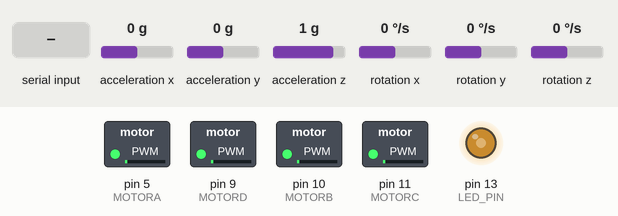
Bench run of a sketch on a simulated Arduino Uno, built with avr-gcc and run on an emulated ATmega328P. Shown: switched loads named in the sketch (green lamp = pin HIGH), output pins drawn as LEDs (lit = HIGH). Inputs (shaded band) come from the test bench; at power-on: acceleration x 0 g, acceleration y 0 g, acceleration z 1 g, rotation x 0 °/s, rotation y 0 °/s, rotation z 0 °/s. What the sketch prints to the serial monitor is not drawn.

Above: at 1.23 s.
1.3 s: acceleration x set to -1.4 g
At 4.18 s:
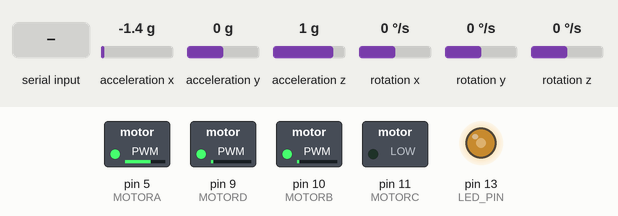
4.3 s: "x90\n" received over Serial
At 4.47 s:
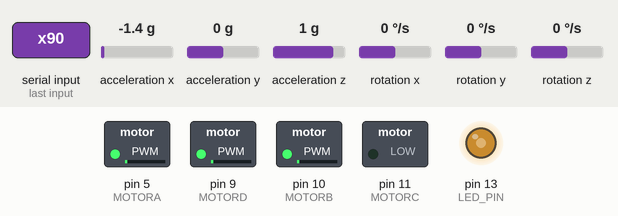
7.3 s: acceleration y set to -1.4 g
At 7.96 s:
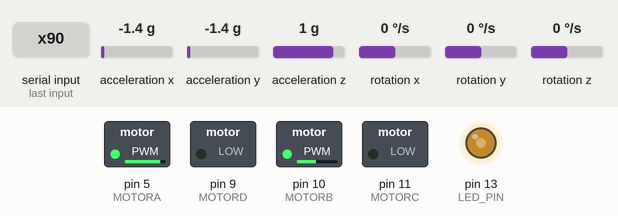
10.3 s: acceleration z set to 0 g
At 10.43 s:
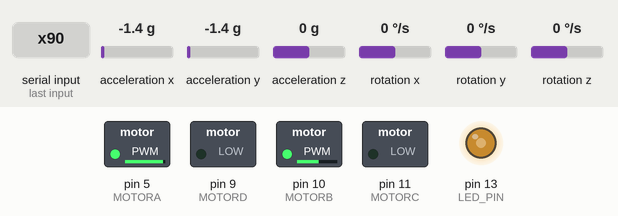
13.3 s: "x,45\n" received over Serial
At 15.22 s:
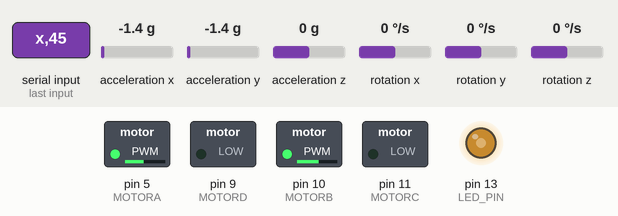
16.3 s: acceleration x set to 0 g
At 18.3 s:
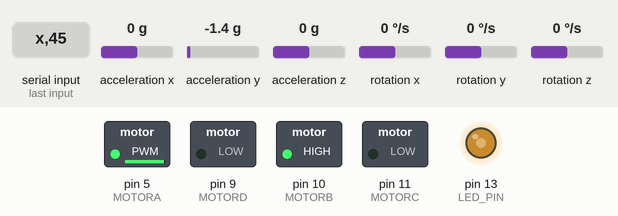
Timing chart, 0 to 20.3 s (numbered marks = the images above; inputs shaded):
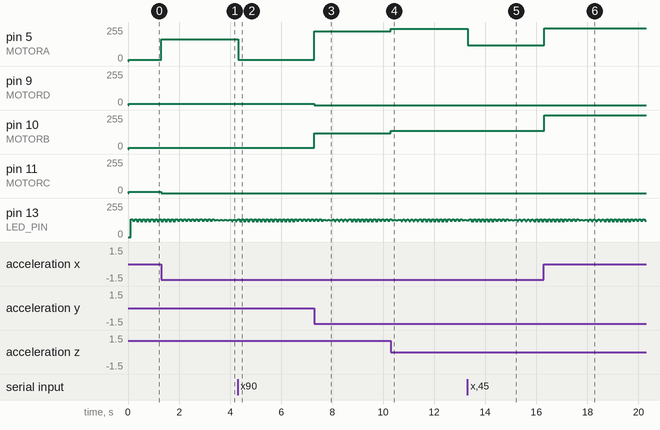

The sketch:

arduino_quad.ino
```cpp
// (licence header left out)
// I2Cdev and MPU6050 must be installed as libraries, or else the .cpp/.h files
// for both classes must be in the include path of your project
#include "I2Cdev.h"
#include "MPU6050.h"

// and, math too
#include "math.h"

// Arduino Wire library is required if I2Cdev I2CDEV_ARDUINO_WIRE implementation
// is used in I2Cdev.h
#if I2CDEV_IMPLEMENTATION == I2CDEV_ARDUINO_WIRE
    #include "Wire.h"
#endif

// specific I2C addresses may be passed as a parameter here
// AD0 low = 0x68 (default for our board)
// AD0 high = 0x69
MPU6050 accelgyro;

// store motion information
int16_t ax, ay, az;
int16_t gx, gy, gz;
int rotX, rotY, rotZ, Apwm, Bpwm, Cpwm, Dpwm;

// for status updates
#define LED_PIN 13
bool blinkState = false;

// offsets to keep vehicle level
#define XLEVELOFFSET 360
#define YLEVELOFFSET -200
#define ZLEVELOFFSET 200

// == motors ==
// (Front)
//    A
//  D   B
//    C
#define MOTORA 5
#define MOTORB 10
#define MOTORC 11
#define MOTORD 9

// z offset
float z_lift = 10;

// == angular offsets in degrees ==

// positive angular offset in X:
// (C)
//    \
//     \
//      (A)
float x_angular_offset = 0;

// positive angular offset in Y:
// (D)
//    \
//     \
//      (B)
float y_angular_offset = 0;

// incoming serial data
char incomingAxis;
short incomingValue = 0;

void setup() {
    // join I2C bus (I2Cdev library doesn't do this automatically)
    #if I2CDEV_IMPLEMENTATION == I2CDEV_ARDUINO_WIRE
        Wire.begin();
    #endif

    // initialize serial communication
    // (38400 chosen because it works as well at 8MHz as it does at 16MHz, but
    // it's really up to you depending on your project)
    Serial.begin(9600);

    // initialize device
    Serial.println("Initializing I2C devices...");
    accelgyro.initialize();

    // verify connection
    Serial.println("Testing device connections...");
    Serial.println(accelgyro.testConnection() ? "MPU6050 connection successful" : "MPU6050 connection failed");

    // configure pins
    pinMode(LED_PIN, OUTPUT);
    pinMode(MOTORA, OUTPUT);
}

void loop() {


    // watch for serial input
    if (Serial.available() >= 4) {
      incomingValue = 0;

      // read the incoming bytes
      for (int i = 0; i < 4; i++) {
        if (i == 0) {
          incomingAxis = Serial.read();
        } else {
          //temp = (Serial.read());
          //Serial.println( (temp-48) * pow(10, 3-i) );
          incomingValue += (((Serial.read())-48) * pow(10, 3-i));
        }
      }

      // add one, because we are in the wrong base (1 vs 0)
      incomingValue++;

      // make sure we are within bounds
      while (incomingValue > 360) { incomingValue -= 360; };
      while (incomingValue < 0) { incomingValue += 360; };

      // say what you got:
      //Serial.print(incomingAxis);
      //Serial.print(' ');
      //Serial.println(incomingValue);


      // x and y rotational axes (0 to 360 => 180 to -180)
      if (incomingAxis == 'x') {
        x_angular_offset = 180-incomingValue;
      } else if (incomingAxis == 'y') {
        y_angular_offset = 180-incomingValue;

      // z is a little different - relimit the values passed in and
      // then set it. (0 to 255)
      } else if (incomingAxis == 'z') {
        while (incomingValue > 255) { incomingValue -= 255; };
        while (incomingValue < 0) { incomingValue += 255; };
        z_lift = incomingValue;
      }
    }


    // read raw accel/gyro measurements from device
    accelgyro.getMotion6(&ax, &ay, &az, &gx, &gy, &gz);

    // calculate rotation on each axis
    rotX = (180/3.141592) * atan(ax / sqrt(square(ay) + square(az)));
    rotY = (180/3.141592) * atan(ay / sqrt(square(ax) + square(az)));
    rotZ = (180/3.141592) * atan(sqrt(square(ay) + square(ax)) / az);

    // display tab-separated accel/gyro x/y/z values
    //Serial.print("a/g:\t");
    //Serial.print(ax); Serial.print("\t");
    //Serial.print(ay); Serial.print("\t");
    //Serial.print(az); Serial.print("\t");
    //Serial.print(rotX);
    //Serial.print("\t");
    //Serial.print(rotY);
    //Serial.print("\t");
    //Serial.println(rotZ);

    // blink LED to indicate activity
    blinkState = !blinkState;
    digitalWrite(LED_PIN, blinkState);

    // === calculate motor values ===
    // simply put, at rotX or rotY moves from -90 to 90,
    // each pwm moves from 0 to 255 for each axis, or 255 to 0
    // if the axis is inverted
    // = MOTORA_PERCX*(255-(((rotX+90)/180.0)*255)) + MOTORA_PERCY*(255-(((rotY+90)/180.0)*255));

    // A: -X
    Apwm = (((-1*rotX+x_angular_offset)/90.0)*255)+z_lift;
    if (Apwm < 0) Apwm = 0;

    // C: +X
    Cpwm = (((rotX-x_angular_offset)/90.0)*255)+z_lift;
    if (Cpwm < 0) Cpwm = 0;


    // B: +Y
    Bpwm = (((-1*rotY+y_angular_offset)/90.0)*255)+z_lift;
    if (Bpwm < 0) Bpwm = 0;

    // D: +Y
    Dpwm = (((rotY-y_angular_offset)/90.0)*255)+z_lift;
    if (Dpwm < 0) Dpwm = 0;


    // write to motors
    /*
    Serial.print(Apwm); Serial.print("\t");
    Serial.print(Cpwm); Serial.print("\t");
    Serial.println();
    //*/
    analogWrite(MOTORA, Apwm);
    analogWrite(MOTORB, Bpwm);
    analogWrite(MOTORC, Cpwm);
    analogWrite(MOTORD, Dpwm);
}
```

Measured:
- after the input at 1.3 s, pin 5 (MOTORA): 10/255 → 163/255 at once; pin 11 (MOTORC): 10/255 → 0/255 at once
- after the input at 4.3 s, pin 5 (MOTORA): 163/255 → 11/255 at once
- after the input at 7.3 s, pin 5 (MOTORA): 11/255 → 225/255 at once; pin 9 (MOTORD): 10/255 → 0/255 at once; pin 10 (MOTORB): 10/255 → 120/255 at once
- after the input at 10.3 s, pin 5 (MOTORA): 225/255 → 242/255 at once; pin 10 (MOTORB): 120/255 → 137/255 at once
- after the input at 13.3 s, pin 5 (MOTORA): 242/255 → 118/255 at once
- after the input at 16.3 s, pin 5 (MOTORA): 118/255 → 247/255 at once; pin 10 (MOTORB): 137/255 → 255/255 at once
